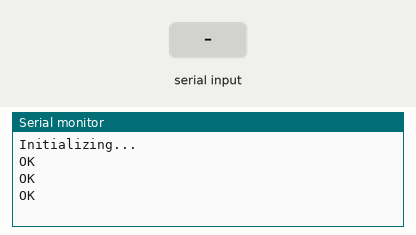
Recording of a sketch running on a simulated Arduino Uno, built with avr-gcc and run on an emulated ATmega328P. On the bench: the last lines printed to the serial monitor. Inputs (shaded band) come from the test bench. The modem accepts every AT command (registered, SIM ready, sends succeed) and sends nothing else.

Above: at 2.2 s.
2.3 s: "+\n" received over the second serial link
At 3.2 s:
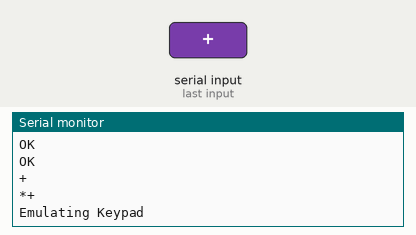
3.8 s: "1\n" received over the second serial link
At 4.2 s:
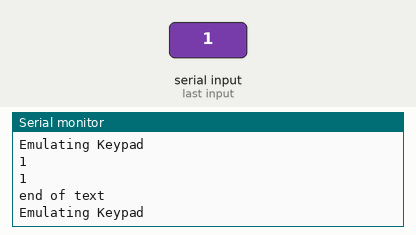

Measured:
- after the input at 2.3 s, the serial monitor: prints a new line at once (image 1)
- after the input at 3.8 s, the serial monitor: prints a new line at once (image 2)

The sketch:

Receive_SMS_Test_4.ino
```cpp
#include <SoftwareSerial.h>


//Create software serial object to communicate with SIM800L
SoftwareSerial mySerial(8, 9); //SIM800L Tx & Rx is connected to Arduino #9 & #8

char inChar;     //character to hold incoming data, byte by byte
String inputString = "";          // a String to hold incoming data
bool stringComplete = false;      // flag whether the string is complete
bool ignoreString = false;        //flag to determine whether to ignore line


void setup()
{
  //Begin serial communication with Arduino and Arduino IDE (Serial Monitor)
  Serial.begin(9600);

  //Begin serial communication with Arduino and SIM800L
  mySerial.begin(9600);

  inputString.reserve(200);     // Reserve 200 bytes for input string

  Serial.println("Initializing...");
  delay(1000);


  mySerial.println("AT"); //Once the handshake test is successful, it will back to OK
  updateSerial();

  mySerial.println("AT+CMGF=1"); // Configuring TEXT mode
  updateSerial();

  mySerial.println("AT+CNMI=1,2,0,0,0"); // Decides how newly arrived SMS messages should be handled
  updateSerial();
}


void loop()
{
  if (stringComplete)
  {
    Serial.println(inputString);        // print the string when a newline arrives:

    // clear the string and change stringComplete flag:
    inputString = "";
    stringComplete = false;
  }

  serialEvent();

}


void updateSerial()
{
  while (Serial.available())
  {
    mySerial.write(Serial.read());//Forward what Serial received to Software Serial Port,... allows sending commands to SIM800L?
  }
  while (mySerial.available())
  {
    Serial.write(mySerial.read());//Forward what Software Serial received to Serial Port
  }

}


void serialEvent()
{
  /*
    while (Serial.available())
    {
    mySerial.write(Serial.read());//Forward what Serial received to Software Serial Port,... allows sending commands to SIM800L?
    }

  */
  while (mySerial.available())
  {
    inChar = (char)mySerial.read();    // get the new byte:
    if(inChar == '+')     // if the incoming character is a +, don't emulate the line as this is system information e.g. phone no. ...
    {
      ignoreString=true;
    }

    readSMSEvent();
    if(!ignoreString)     // if the line is not a system message, emulate keypad stroke
    {
      Serial.println ("Emulating Keypad");    //code to emulate keypad stroke
      Serial.println(inChar);
    }

  }

}

void readSMSEvent()
{
  inputString += inChar;                // add it to the inputString:
  if (inChar == '\n')     // if the incoming character is a newline, set a flag so the main loop can do something about it:
  {
    if (ignoreString) {inputString+="*+";}
    if(!ignoreString) {inputString+="end of text";}
    stringComplete = true;  //we need to stop reading from serial now....
    ignoreString = false;    // end of line, reset so we don't ignore the next line (it might be the text we have been waiting for...)
    loop();
  }
}
```
